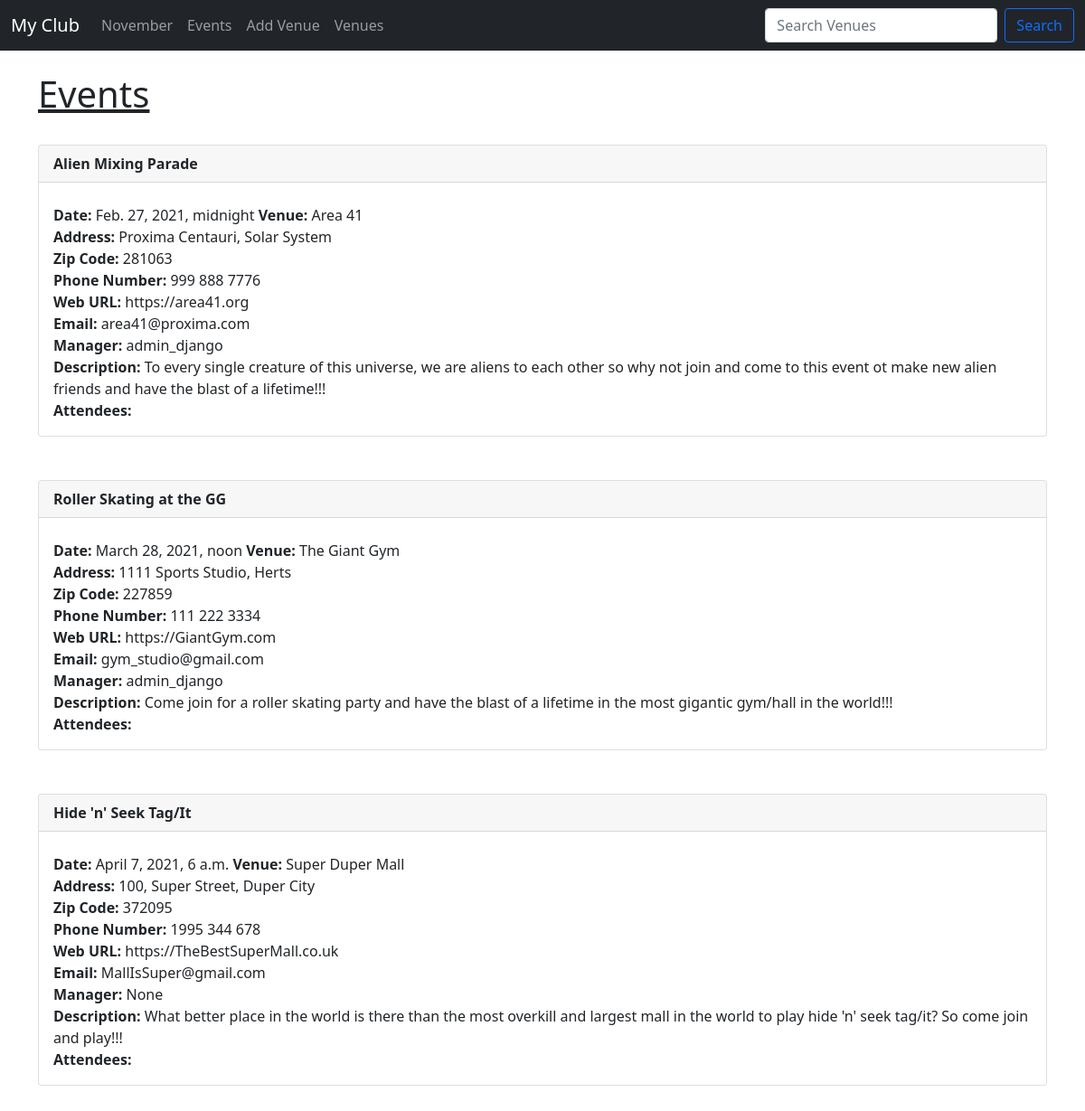
Before: /events with the older database file.
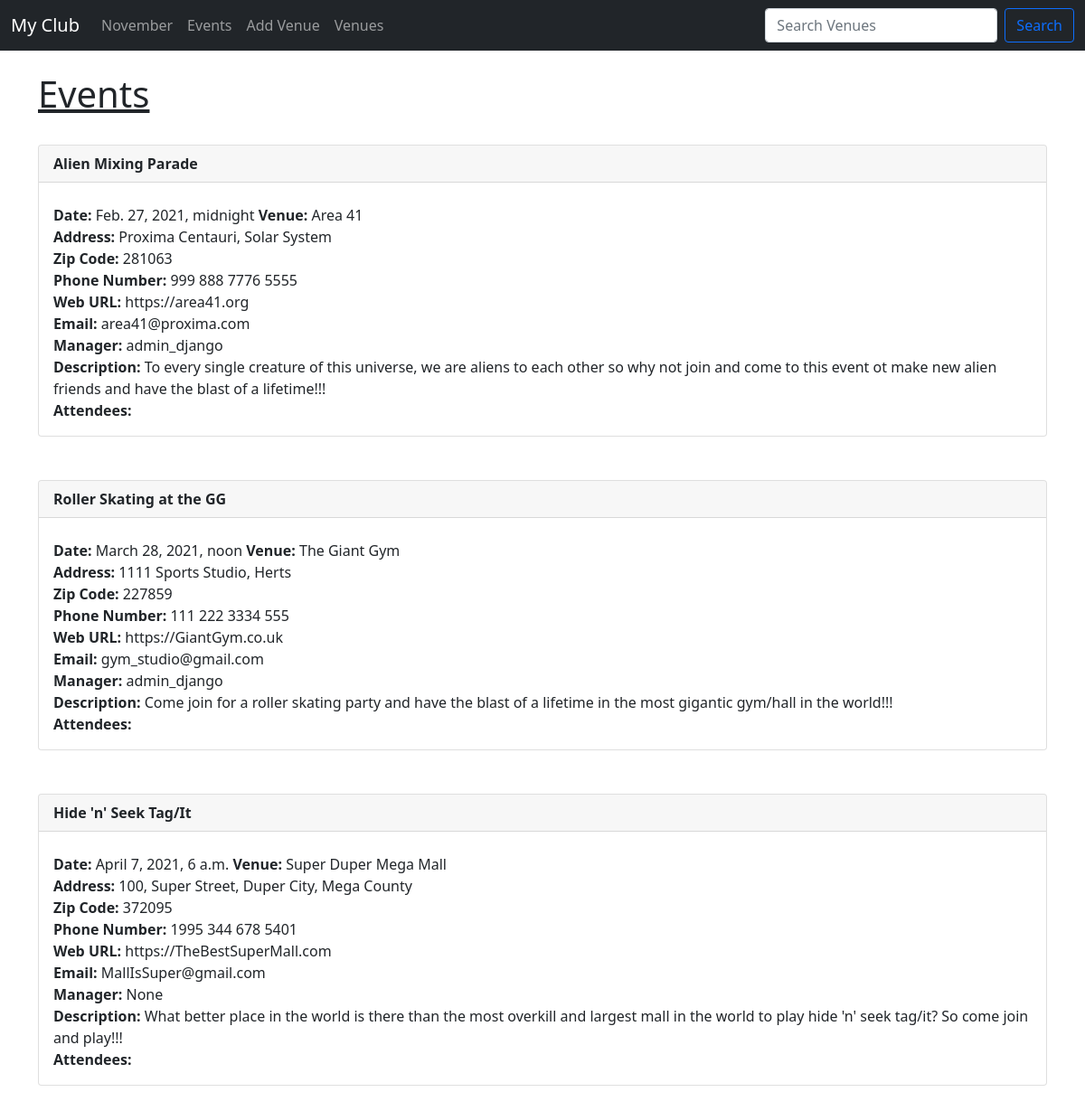
After: the same page with the newer database file.
### events/models.py (models this page shows)
class Event(models.Model):
    name = models.CharField('Event Name', max_length=120)
    eventDate = models.DateTimeField('Event Date and Time')
    venue = models.ForeignKey(Venue, blank=True, null=True, on_delete=models.CASCADE)
    manager = models.ForeignKey(User, blank=True, null=True, on_delete=models.SET_NULL)
    description = models.TextField(blank=True)
    attendees = models.ManyToManyField(MyClubUser, blank=True)
    def __str__(self):
        return self.name

class Venue(models.Model):
    name = models.CharField('Venue Name', max_length=120)
    address = models.CharField(max_length=300)
    zipCode = models.CharField('Zip Code', max_length=15)
    phone = models.CharField('Phone Number', max_length=25, blank=True)
    web = models.URLField('Website Address', blank=True)
    email = models.EmailField('Email Address', blank=True)
    def __str__(self):
        return self.name

### events/views.py (the view)
# urls.py: path('events', views.allEvents, name="events-list"),
def allEvents(request):
    eventList = Event.objects.all()
    return render(request, 'events/event_list.html', {'eventList': eventList})

### events/templates/events/event_list.html (shortened to what this page needs)
{% extends 'events/base.html' %}
{% block content %}
    <h1><u>Events</u></h1>
    <br/>
{% for event in eventList %}
    <div class="card">
        <div class="card-header">
            <strong>{{ event }}</strong>
        </div>
        <div class="card-body">
            <p class="card-text">
            <strong>Date:</strong> {{ event.eventDate }}
            <strong>Venue:</strong> {{ event.venue }}<br/>
            <strong>Address:</strong> {{ event.venue.address }}<br/>
            <strong>Zip Code:</strong> {{ event.venue.zipCode }}<br/>
            <strong>Phone Number:</strong> {{ event.venue.phone }}<br/>
            <strong>Web URL:</strong> {{ event.venue.web }}<br/>
            <strong>Email:</strong> {{ event.venue.email }}<br/>
            <strong>Manager:</strong> {{ event.manager }}<br/>
            <strong>Description:</strong> {{ event.description }}<br/>
            <strong>Attendees:</strong><br/>
            </p>
        </div>
    </div>
    <br/><br/>
{% endfor %}
{% endblock %}

### events/templates/events/base.html (shortened to what this page needs)
<!doctype html>
<html lang="en">
    <head>
        <link href="https://cdn.jsdelivr.net/npm/bootstrap@5.0.0-beta1/dist/css/bootstrap.min.css" rel="stylesheet">
    </head>
    <body>
        {% include 'events/navbar.html' %}
        <br/>
        <div class="container">
            {% block content %}
            {% endblock %}
         </div>
    </body>
</html>

### events/templates/events/navbar.html (shortened to what this page needs)
<nav class="navbar navbar-expand-lg navbar-dark bg-dark">
    <div class="container-fluid">
        <a class="navbar-brand" href="{% url 'home' %}">My Club</a>
        <div class="collapse navbar-collapse" id="navbarSupportedContent">
            <ul class="navbar-nav me-auto mb-2 mb-lg-0">
                <li class="nav-item">
                    <a class="nav-link" href="{% url 'home' '2021' 'November' %}">November</a>
                </li>
                <li class="nav-item">
                    <a class="nav-link" href="{% url 'events-list' %}">Events</a>
                </li>
                <li class="nav-item">
                    <a class="nav-link" href="{% url 'add-venue' %}">Add Venue</a>
                </li>
                <li class="nav-item">
                    <a class="nav-link" href="{% url 'list-venues' %}">Venues</a>
                </li>
            </ul>
            <form class="d-flex" method=POST action="{% url 'search-venues' %}">
                <input class="form-control me-2" type="search" placeholder="Search Venues" aria-label="Search"
                       name="searched">
                <button class="btn btn-outline-primary" type="submit">Search</button>
            </form>
        </div>
    </div>
</nav>

Changed rows visible on the page:
changed through a linked row, Event "Alien Mixing Parade": venue.phone "999 888 7776" → "999 888 7776 5555"
changed through a linked row, Event "Roller Skating at the GG": venue.phone "111 222 3334" → "111 222 3334 555"; venue.web "https://GiantGym.com" → "https://GiantGym.co.uk"
changed through a linked row, Event "Hide 'n' Seek Tag/It": venue "Super Duper Mall" → "Super Duper Mega Mall"; venue.address "100, Super Street, Duper City" → "100, Super Street, Duper City, Mega County"; venue.phone "1995 344 678" → "1995 344 678 5401"; venue.web "https://TheBestSuperMall.co.uk" → "https://TheBestSuperMall.com"
